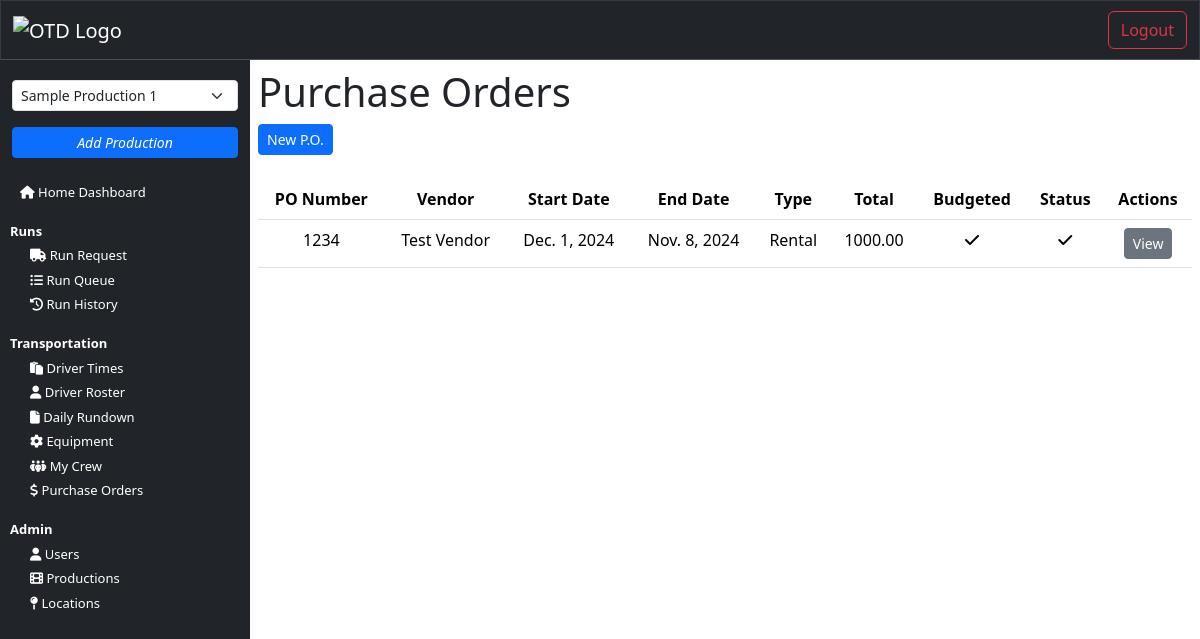
The app's page /purchase_order (signed in) with its own data.
### core/models.py (models this page shows, shortened)
class PurchaseOrders(models.Model):
    PO_TYPE_CHOICES = [
        ('', 'Select a PO Type'),
        ('Rental', 'Rental'),
        ('Purchase', 'Purchase'),
        ('Service', 'Service'),
        ('Other', 'Other'),
    ]
    create_date = models.DateField(auto_now_add=True)
    production_title = models.ForeignKey(Production, on_delete=models.CASCADE, null=True, blank=True)
    vendor_name = models.CharField(max_length=100)
    vendor_phone = models.CharField(max_length=15)
    vendor_contact = models.CharField(max_length=150, null=True, blank=True)
    vendor_address_1 = models.CharField(max_length=100)
    vendor_address_2 = models.CharField(max_length=100, null=True, blank=True)
    vendor_city = models.CharField(max_length=100)
    vendor_state = models.CharField(max_length=2)
    vendor_zip = models.CharField(max_length=10)
    po_number = models.CharField(max_length=10)
    po_date = models.DateField(null=True, blank=True)
    po_start_date = models.DateField(null=True, blank=True)
    po_end_date = models.DateField(null=True, blank=True)
    po_duration = models.IntegerField(null=True, blank=True)
    po_type = models.CharField(max_length=10, choices=PO_TYPE_CHOICES, null=True, blank=True)
    po_rate = models.DecimalField(max_digits=10, decimal_places=2, null=True, blank=True)
    po_ammount = models.DecimalField(max_digits=10, decimal_places=2, null=True, blank=True)
    po_subtotal = models.DecimalField(max_digits=10, decimal_places=2, null=True, blank=True)
    po_taxes = models.DecimalField(max_digits=10, decimal_places=2, null=True, blank=True)
    po_grand_total = models.DecimalField(max_digits=10, decimal_places=2, null=True, blank=True)
    po_description = models.TextField(max_length=2000, null=True, blank=True)
    is_budgeted = models.BooleanField(default=False)
    is_active = models.BooleanField(default=True)

### interface/views.py (the view)
# urls.py: path('purchase_order', views.purchase_order, name="purchase_order"),
@login_required(login_url='login')
def purchase_order(request):
    user = get_object_or_404(NewUser, id=request.user.id)
    user_productions = user.productions.filter(is_active=True)
    purchase_orders = PurchaseOrders.objects.all()
    context = {
        'user_productions': user_productions,
        'purchase_orders': purchase_orders,
    }
    return render(request, 'interface/purchase_order.html', context=context)

### interface/templates/interface/purchase_order.html
{% extends 'interface/layout.html' %}
{% block content %}
<h1>Purchase Orders</h1>
<a href="{% url 'add_purchase_order' %}" class="btn btn-sm btn-primary">New P.O.</a>
<br><br>
<table class="table">
    <thead>
        <tr>
            <th>PO Number</th>
            <th>Vendor</th>
            <th>Start Date</th>
            <th>End Date</th>
            <th>Type</th>
            <th>Total</th>
            <th>Budgeted</th>
            <th>Status</th>
            <th>Actions</th>
        </tr>
    </thead>
    <tbody>
        {% for purchase_order in purchase_orders %}
        <tr>
            <td>{{ purchase_order.po_number }}</td>
            <td>{{ purchase_order.vendor_name }}</td>
            <td>{{ purchase_order.po_start_date }}</td>
            <td>{{ purchase_order.po_end_date }}</td>
            <td>{{ purchase_order.po_type }}</td>
            <td>{{ purchase_order.po_grand_total }}</td>
            <td>
                {% if purchase_order.is_budgeted %}
                <i class="fa fa-check"></i>
                {% else %}
                <i class="fa fa-times"></i>
                {% endif %}
            </td>
            <td>
                {% if purchase_order.is_active %}
                <i class="fa fa-check"></i>
                {% else %}
                <i class="fa fa-times"></i>
                {% endif %}
            <td>
                <a href="{% url 'view_purchase_order' purchase_order.id %}" class="btn btn-sm btn-secondary">View</a>
            </td>
        </tr>
        {% endfor %}
    </tbody>
</table>
{% endblock %}

### static/css/style.css (style rules this page uses)
body { padding: 0; margin: 0; background-color: white; }
td, th { text-align: center; }
@media (min-width: 994px) { th { white-space: nowrap; } }

### records on screen
PurchaseOrders: po_number "1234", vendor_name "Test Vendor", po_start_date "Dec. 1, 2024", po_end_date "Nov. 8, 2024", po_type "Rental", po_grand_total "1000.00", is_budgeted True (drawn), is_active True (drawn)

### other values on screen
form field production_title "Sample Production 1"
